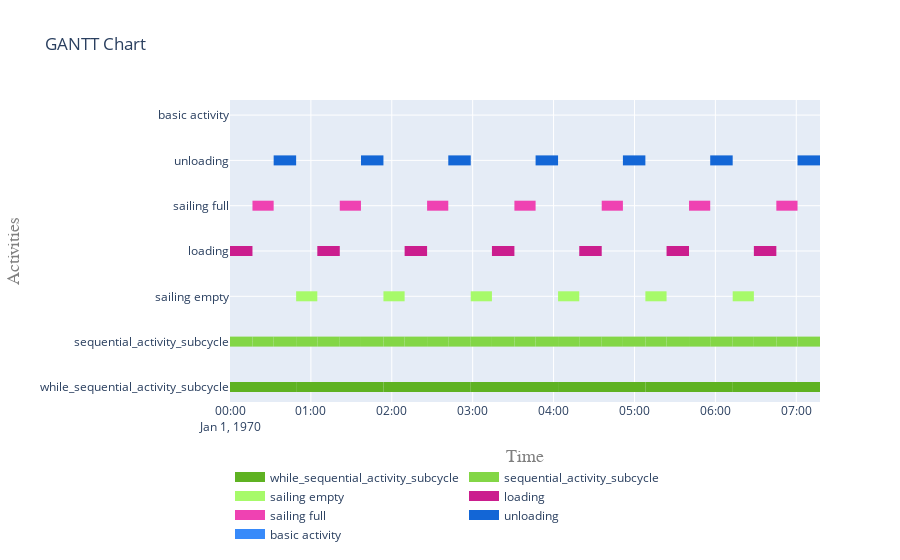

Notebook code for this chart:
### Markdown cell above
##### 5.2 Visualise gantt charts

### Code cell
plot.get_gantt_chart([while_activity, sequential_activity, *sub_processes])

### Figure 1 — Plotly figure (JSON) as saved in the notebook; plotly's stock layout.template omitted (floating-point values rounded to 4 significant figures; data arrays with more than 128 entries replaced by an {"elided": "..."} marker saying what was removed)
{"data": [{"connectgaps": false, "hoverinfo": "y+name", "line": {"color": "rgb(95,178,34)", "width": 10}, "mode": "lines", "name": "while_sequential_activity_subcycle", "type": "scatter", "x": ["1970-01-01T00:00:00", "1970-01-01T00:00:00", "1970-01-01T00:49:02.824591", "1970-01-01T00:49:02.824591", "1970-01-01T00:49:02.824591", "1970-01-01T00:49:02.824591", "1970-01-01T00:49:02.824591", "1970-01-01T01:53:48.473774", "1970-01-01T01:53:48.473774", "1970-01-01T01:53:48.473774", "1970-01-01T01:53:48.473774", "1970-01-01T01:53:48.473774", "1970-01-01T02:58:34.122956", "1970-01-01T02:58:34.122956", "1970-01-01T02:58:34.122956", "1970-01-01T02:58:34.122956", "1970-01-01T02:58:34.122956", "1970-01-01T04:03:19.772139", "1970-01-01T04:03:19.772139", "1970-01-01T04:03:19.772139", "1970-01-01T04:03:19.772139", "1970-01-01T04:03:19.772139", "1970-01-01T05:08:05.421321", "1970-01-01T05:08:05.421321", "1970-01-01T05:08:05.421321", "1970-01-01T05:08:05.421321", "1970-01-01T05:08:05.421321", "1970-01-01T06:12:51.070504", "1970-01-01T06:12:51.070504", "1970-01-01T06:12:51.070504", "1970-01-01T06:12:51.070504", "1970-01-01T06:12:51.070504", "1970-01-01T07:17:36.719687", "1970-01-01T07:17:36.719687", "1970-01-01T07:17:36.719687", "1970-01-01T06:12:51.070504", "1970-01-01T06:12:51.070504", "1970-01-01T07:17:36.719687", "1970-01-01T07:17:36.719687", "1970-01-01T07:17:36.719687"], "y": ["while_sequential_activity_subcycle", "while_sequential_activity_subcycle", "while_sequential_activity_subcycle", "while_sequential_activity_subcycle", null, "while_sequential_activity_subcycle", "while_sequential_activity_subcycle", "while_sequential_activity_subcycle", "while_sequential_activity_subcycle", null, "while_sequential_activity_subcycle", "while_sequential_activity_subcycle", "while_sequential_activity_subcycle", "while_sequential_activity_subcycle", null, "while_sequential_activity_subcycle", "while_sequential_activity_subcycle", "while_sequential_activity_subcycle", "while_sequential_activity_subcycle", null, "while_sequential_activity_subcycle", "while_sequential_activity_subcycle", "while_sequential_activity_subcycle", "while_sequential_activity_subcycle", null, "while_sequential_activity_subcycle", "while_sequential_activity_subcycle", "while_sequential_activity_subcycle", "while_sequential_activity_subcycle", null, "while_sequential_activity_subcycle", "while_sequential_activity_subcycle", "while_sequential_activity_subcycle", "while_sequential_activity_subcycle", null, "while_sequential_activity_subcycle", "while_sequential_activity_subcycle", "while_sequential_activity_subcycle", "while_sequential_activity_subcycle", null]}, {"connectgaps": false, "hoverinfo": "y+name", "line": {"color": "rgb(131,214,70)", "width": 10}, "mode": "lines", "name": "sequential_activity_subcycle", "type": "scatter", "x": {"elided": "210 str values"}, "y": {"elided": "210 str values"}}, {"connectgaps": false, "hoverinfo": "y+name", "line": {"color": "rgb(167,250,106)", "width": 10}, "mode": "lines", "name": "sailing empty", "type": "scatter", "x": ["1970-01-01T00:00:00", "1970-01-01T00:00:00", "1970-01-01T00:00:00", "1970-01-01T00:00:00", "1970-01-01T00:00:00", "1970-01-01T00:49:02.824591", "1970-01-01T00:49:02.824591", "1970-01-01T01:04:45.649183", "1970-01-01T01:04:45.649183", "1970-01-01T01:04:45.649183", "1970-01-01T01:53:48.473774", "1970-01-01T01:53:48.473774", "1970-01-01T02:09:31.298365", "1970-01-01T02:09:31.298365", "1970-01-01T02:09:31.298365", "1970-01-01T02:58:34.122956", "1970-01-01T02:58:34.122956", "1970-01-01T03:14:16.947548", "1970-01-01T03:14:16.947548", "1970-01-01T03:14:16.947548", "1970-01-01T04:03:19.772139", "1970-01-01T04:03:19.772139", "1970-01-01T04:19:02.596730", "1970-01-01T04:19:02.596730", "1970-01-01T04:19:02.596730", "1970-01-01T05:08:05.421321", "1970-01-01T05:08:05.421321", "1970-01-01T05:23:48.245913", "1970-01-01T05:23:48.245913", "1970-01-01T05:23:48.245913", "1970-01-01T06:12:51.070504", "1970-01-01T06:12:51.070504", "1970-01-01T06:28:33.895095", "1970-01-01T06:28:33.895095", "1970-01-01T06:28:33.895095"], "y": ["sailing empty", "sailing empty", "sailing empty", "sailing empty", null, "sailing empty", "sailing empty", "sailing empty", "sailing empty", null, "sailing empty", "sailing empty", "sailing empty", "sailing empty", null, "sailing empty", "sailing empty", "sailing empty", "sailing empty", null, "sailing empty", "sailing empty", "sailing empty", "sailing empty", null, "sailing empty", "sailing empty", "sailing empty", "sailing empty", null, "sailing empty", "sailing empty", "sailing empty", "sailing empty", null]}, {"connectgaps": false, "hoverinfo": "y+name", "line": {"color": "rgb(203,30,142)", "width": 10}, "mode": "lines", "name": "loading", "type": "scatter", "x": ["1970-01-01T00:00:00", "1970-01-01T00:00:00", "1970-01-01T00:16:40", "1970-01-01T00:16:40", "1970-01-01T00:16:40", "1970-01-01T01:04:45.649183", "1970-01-01T01:04:45.649183", "1970-01-01T01:21:25.649183", "1970-01-01T01:21:25.649183", "1970-01-01T01:21:25.649183", "1970-01-01T02:09:31.298365", "1970-01-01T02:09:31.298365", "1970-01-01T02:26:11.298365", "1970-01-01T02:26:11.298365", "1970-01-01T02:26:11.298365", "1970-01-01T03:14:16.947548", "1970-01-01T03:14:16.947548", "1970-01-01T03:30:56.947548", "1970-01-01T03:30:56.947548", "1970-01-01T03:30:56.947548", "1970-01-01T04:19:02.596730", "1970-01-01T04:19:02.596730", "1970-01-01T04:35:42.596730", "1970-01-01T04:35:42.596730", "1970-01-01T04:35:42.596730", "1970-01-01T05:23:48.245913", "1970-01-01T05:23:48.245913", "1970-01-01T05:40:28.245913", "1970-01-01T05:40:28.245913", "1970-01-01T05:40:28.245913", "1970-01-01T06:28:33.895095", "1970-01-01T06:28:33.895095", "1970-01-01T06:45:13.895095", "1970-01-01T06:45:13.895095", "1970-01-01T06:45:13.895095"], "y": ["loading", "loading", "loading", "loading", null, "loading", "loading", "loading", "loading", null, "loading", "loading", "loading", "loading", null, "loading", "loading", "loading", "loading", null, "loading", "loading", "loading", "loading", null, "loading", "loading", "loading", "loading", null, "loading", "loading", "loading", "loading", null]}, {"connectgaps": false, "hoverinfo": "y+name", "line": {"color": "rgb(239,66,178)", "width": 10}, "mode": "lines", "name": "sailing full", "type": "scatter", "x": ["1970-01-01T00:16:40", "1970-01-01T00:16:40", "1970-01-01T00:32:22.824591", "1970-01-01T00:32:22.824591", "1970-01-01T00:32:22.824591", "1970-01-01T01:21:25.649183", "1970-01-01T01:21:25.649183", "1970-01-01T01:37:08.473774", "1970-01-01T01:37:08.473774", "1970-01-01T01:37:08.473774", "1970-01-01T02:26:11.298365", "1970-01-01T02:26:11.298365", "1970-01-01T02:41:54.122956", "1970-01-01T02:41:54.122956", "1970-01-01T02:41:54.122956", "1970-01-01T03:30:56.947548", "1970-01-01T03:30:56.947548", "1970-01-01T03:46:39.772139", "1970-01-01T03:46:39.772139", "1970-01-01T03:46:39.772139", "1970-01-01T04:35:42.596730", "1970-01-01T04:35:42.596730", "1970-01-01T04:51:25.421321", "1970-01-01T04:51:25.421321", "1970-01-01T04:51:25.421321", "1970-01-01T05:40:28.245913", "1970-01-01T05:40:28.245913", "1970-01-01T05:56:11.070504", "1970-01-01T05:56:11.070504", "1970-01-01T05:56:11.070504", "1970-01-01T06:45:13.895095", "1970-01-01T06:45:13.895095", "1970-01-01T07:00:56.719687", "1970-01-01T07:00:56.719687", "1970-01-01T07:00:56.719687"], "y": ["sailing full", "sailing full", "sailing full", "sailing full", null, "sailing full", "sailing full", "sailing full", "sailing full", null, "sailing full", "sailing full", "sailing full", "sailing full", null, "sailing full", "sailing full", "sailing full", "sailing full", null, "sailing full", "sailing full", "sailing full", "sailing full", null, "sailing full", "sailing full", "sailing full", "sailing full", null, "sailing full", "sailing full", "sailing full", "sailing full", null]}, {"connectgaps": false, "hoverinfo": "y+name", "line": {"color": "rgb(19,102,214)", "width": 10}, "mode": "lines", "name": "unloading", "type": "scatter", "x": ["1970-01-01T00:32:22.824591", "1970-01-01T00:32:22.824591", "1970-01-01T00:49:02.824591", "1970-01-01T00:49:02.824591", "1970-01-01T00:49:02.824591", "1970-01-01T01:37:08.473774", "1970-01-01T01:37:08.473774", "1970-01-01T01:53:48.473774", "1970-01-01T01:53:48.473774", "1970-01-01T01:53:48.473774", "1970-01-01T02:41:54.122956", "1970-01-01T02:41:54.122956", "1970-01-01T02:58:34.122956", "1970-01-01T02:58:34.122956", "1970-01-01T02:58:34.122956", "1970-01-01T03:46:39.772139", "1970-01-01T03:46:39.772139", "1970-01-01T04:03:19.772139", "1970-01-01T04:03:19.772139", "1970-01-01T04:03:19.772139", "1970-01-01T04:51:25.421321", "1970-01-01T04:51:25.421321", "1970-01-01T05:08:05.421321", "1970-01-01T05:08:05.421321", "1970-01-01T05:08:05.421321", "1970-01-01T05:56:11.070504", "1970-01-01T05:56:11.070504", "1970-01-01T06:12:51.070504", "1970-01-01T06:12:51.070504", "1970-01-01T06:12:51.070504", "1970-01-01T07:00:56.719687", "1970-01-01T07:00:56.719687", "1970-01-01T07:17:36.719687", "1970-01-01T07:17:36.719687", "1970-01-01T07:17:36.719687"], "y": ["unloading", "unloading", "unloading", "unloading", null, "unloading", "unloading", "unloading", "unloading", null, "unloading", "unloading", "unloading", "unloading", null, "unloading", "unloading", "unloading", "unloading", null, "unloading", "unloading", "unloading", "unloading", null, "unloading", "unloading", "unloading", "unloading", null, "unloading", "unloading", "unloading", "unloading", null]}, {"connectgaps": false, "hoverinfo": "y+name", "line": {"color": "rgb(55,138,250)", "width": 10}, "mode": "lines", "name": "basic activity", "type": "scatter", "x": ["1970-01-01T00:49:02.824591", "1970-01-01T00:49:02.824591", "1970-01-01T00:49:02.824591", "1970-01-01T00:49:02.824591", "1970-01-01T00:49:02.824591", "1970-01-01T01:53:48.473774", "1970-01-01T01:53:48.473774", "1970-01-01T01:53:48.473774", "1970-01-01T01:53:48.473774", "1970-01-01T01:53:48.473774", "1970-01-01T02:58:34.122956", "1970-01-01T02:58:34.122956", "1970-01-01T02:58:34.122956", "1970-01-01T02:58:34.122956", "1970-01-01T02:58:34.122956", "1970-01-01T04:03:19.772139", "1970-01-01T04:03:19.772139", "1970-01-01T04:03:19.772139", "1970-01-01T04:03:19.772139", "1970-01-01T04:03:19.772139", "1970-01-01T05:08:05.421321", "1970-01-01T05:08:05.421321", "1970-01-01T05:08:05.421321", "1970-01-01T05:08:05.421321", "1970-01-01T05:08:05.421321", "1970-01-01T06:12:51.070504", "1970-01-01T06:12:51.070504", "1970-01-01T06:12:51.070504", "1970-01-01T06:12:51.070504", "1970-01-01T06:12:51.070504", "1970-01-01T07:17:36.719687", "1970-01-01T07:17:36.719687", "1970-01-01T07:17:36.719687", "1970-01-01T07:17:36.719687", "1970-01-01T07:17:36.719687"], "y": ["basic activity", "basic activity", "basic activity", "basic activity", null, "basic activity", "basic activity", "basic activity", "basic activity", null, "basic activity", "basic activity", "basic activity", "basic activity", null, "basic activity", "basic activity", "basic activity", "basic activity", null, "basic activity", "basic activity", "basic activity", "basic activity", null, "basic activity", "basic activity", "basic activity", "basic activity", null, "basic activity", "basic activity", "basic activity", "basic activity", null]}], "layout": {"hovermode": "closest", "legend": {"orientation": "h", "x": 0, "y": -0.2}, "title": {"text": "GANTT Chart"}, "xaxis": {"range": ["1970-01-01T00:00:00", "1970-01-01T07:17:36.719687"], "title": {"font": {"color": "#7f7f7f", "family": "Courier New, monospace", "size": 18}, "text": "Time"}}, "yaxis": {"title": {"font": {"color": "#7f7f7f", "family": "Courier New, monospace", "size": 18}, "text": "Activities"}}}}
